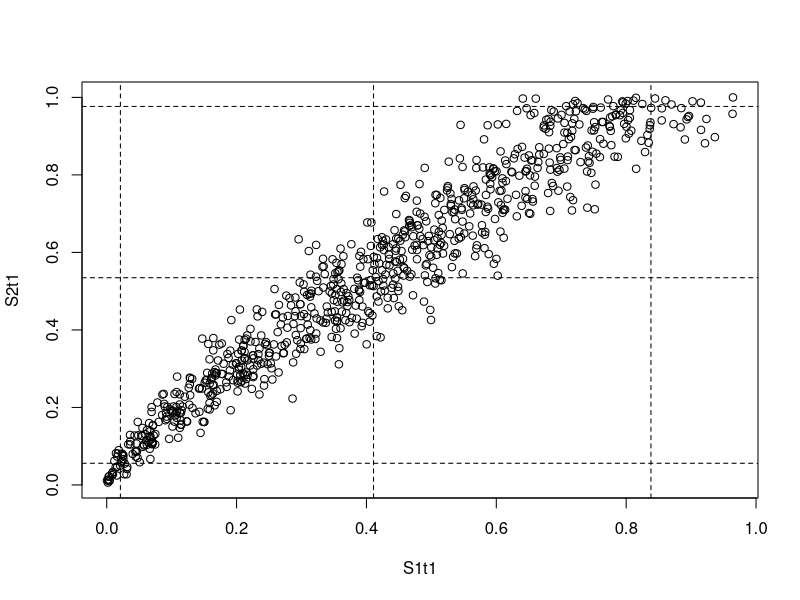

Write the R code that produced this figure.
n <- 1000

t0 <- 1
t1 <- 2

S1t0 <- rbeta(n, 2, 1)
rho <- rnorm(n, 0.1, 0.05)
S2t0 <- S1t0 + rho

index <- S2t0 >0 & S2t0 < 1

S1t0 <- S1t0[index]
S2t0 <- S2t0[index]

lambda1 <- -log(S1t0) / t0
lambda2 <- -log(S2t0) / t0

S1t1 <- exp(-t1 * lambda1)
S2t1 <- exp(-t1 * lambda2)

plot(S1t1, S2t1)
abline(v = quantile(S1t1, probs = c(0.025, 0.5, 0.975)),
       lty = 2)
abline(h = quantile(S2t1, probs = c(0.025, 0.5, 0.975)),
       lty = 2)
